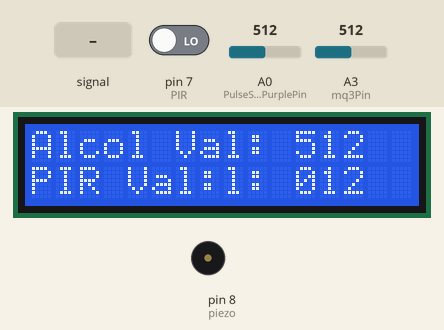
Simulated run of this sketch. Board: Arduino Uno, built with avr-gcc and run on an emulated ATmega328P. Parts: 16×2 character LCD, buzzer (waves = sounding, pin HIGH). The test bench sets the inputs (shaded band); at power-on: A0 (PulseSensorPurplePin) = 512, A3 (mq3Pin) = 512, pin 7 (PIR) LOW.

Above: at 1.2 s.
1.3 s: A0 (PulseSensorPurplePin) fed a 200 Hz sine of ±81 counts around its level
At 2.9 s:
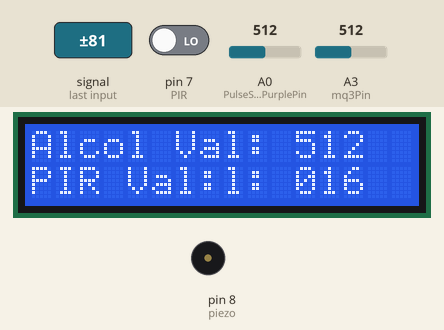
4.6 s: A0 (PulseSensorPurplePin) set to 560
At 5.8 s:
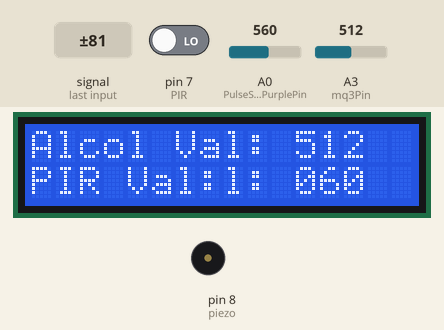
6.6 s: A3 (mq3Pin) set to 560
At 8.3 s:
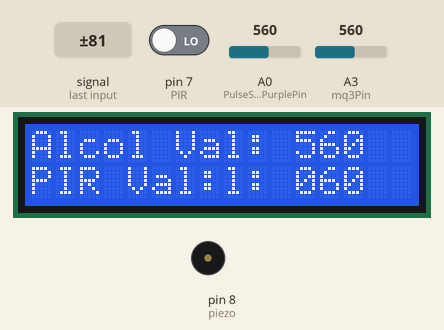
8.6 s: pin 7 (PIR) driven HIGH
At 9.5 s:
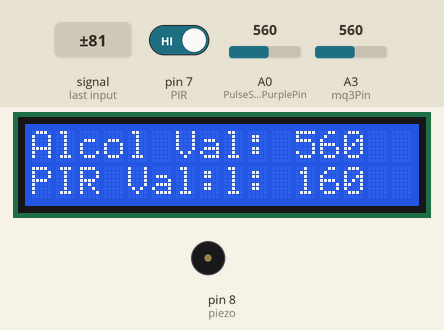
10.7 s: A0 (PulseSensorPurplePin) fed a 1000 Hz sine of ±255 counts around its level
At 11.9 s:
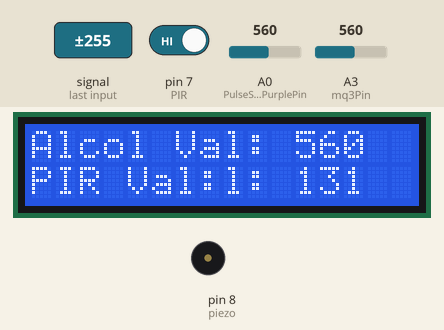
13.7 s: A0 (PulseSensorPurplePin) set to 540
At 15.6 s:
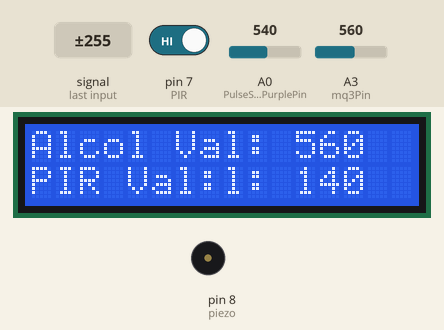
Timing chart, 0 to 16.7 s (numbered marks = the images above; inputs shaded):
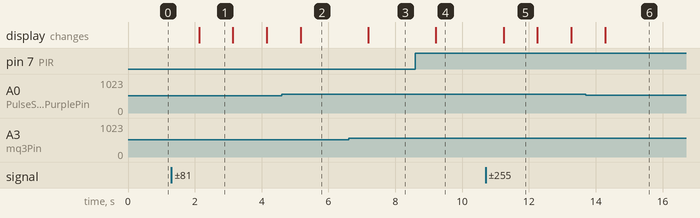

Measured:
- after the input at 1.3 s, the display: changes after 0.83 s (image 1)
- after the input at 6.6 s, the display: changes after 0.59 s (image 3)
- after the input at 8.6 s, the display: changes after 0.62 s (image 4)
- after the input at 10.7 s, the display: changes after 0.54 s (image 5)
- what the display in image 1 shows lasts 1.0 s, from 2.1 s to 3.1 s

The sketch:

test_display.ino
```cpp
#include <Wire.h>
#include <LiquidCrystal_I2C.h>

LiquidCrystal_I2C lcd(0x27, 16, 2);  // Set the LCD I2C address (usually 0x27 or 0x3F) and size (16x2 or 20x4)

int mq3Pin = A3;    // MQ-3 센서핀을 아두이노 보드의 A3 핀으로 설정
int PulseSensorPurplePin = A0; // A0에 심박 센서를 할당
int PIR = 7; // 센서 변수를 D7에 초기화
int state = 0; // 센서 상태값 저장 변수 (0:Low,1:High)
int piezo = 8;  // 피에조 부저를 D8에 초기화
int Signal; // HeartSensor 관련 변수
int Threshold = 550; // HeartSensor 관련 변수

void setup() {
    pinMode(piezo, OUTPUT); //piezo를 출력으로 설정
    pinMode(PIR,INPUT); //센서를 입력으로 설정

    lcd.init();           // Initialize the LCD
    lcd.backlight();      // Turn on the backlight

    lcd.setCursor(0, 0);  // Set the cursor to the first line, first column
    lcd.print("Alcol Val:"); // Display static text

    lcd.setCursor(0, 1);  // Set the cursor to the first line, first column
    lcd.print("Heart Val:"); // Display static text

    lcd.setCursor(0, 2);  // Set the cursor to the first line, first column
    lcd.print("PIR Val:"); // Display static text
}

void loop() {
    int alcol_val = analogRead(mq3Pin);
    Signal = analogRead(PulseSensorPurplePin);
    state = digitalRead(PIR); // PIR 센서값 입력 받음


    // Update the LCD with sensor values
    lcd.setCursor(11, 0);           // Set the cursor to the second line
    // lcd.print("                "); // Clear the previous number (for consistent display)
    lcd.setCursor(11, 0);           // Reset the cursor to the start of the second line
    lcd.print(alcol_val);        // Display the sensor value as a number

    lcd.setCursor(11, 1);           // Set the cursor to the second line
    // lcd.print("                "); // Clear the previous number (for consistent display)
    lcd.setCursor(11, 1);           // Reset the cursor to the start of the second line
    lcd.print(Signal);        // Display the sensor value as a number

    lcd.setCursor(11, 2);           // Set the cursor to the second line
    // lcd.print("                "); // Clear the previous number (for consistent display)
    lcd.setCursor(11, 2);           // Reset the cursor to the start of the second line
    lcd.print(state);        // Display the sensor value as a number

    delay(1000);  // Wait for a second before updating again
}
```
